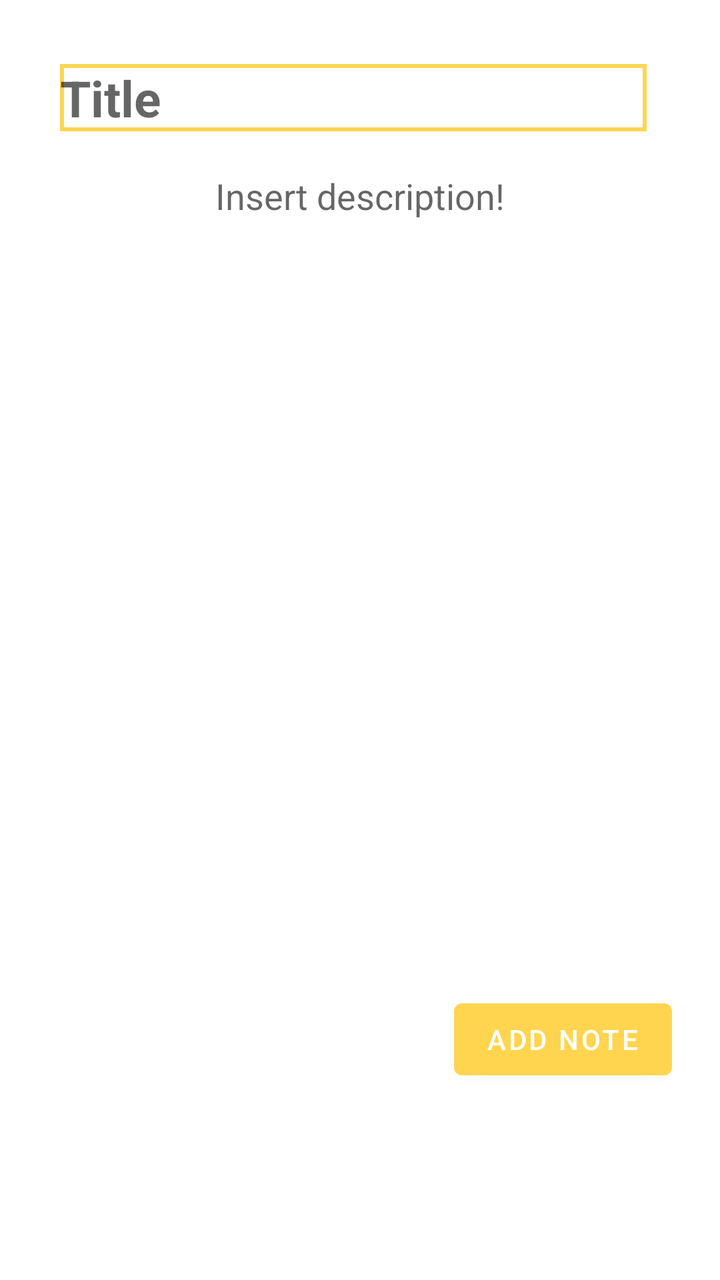
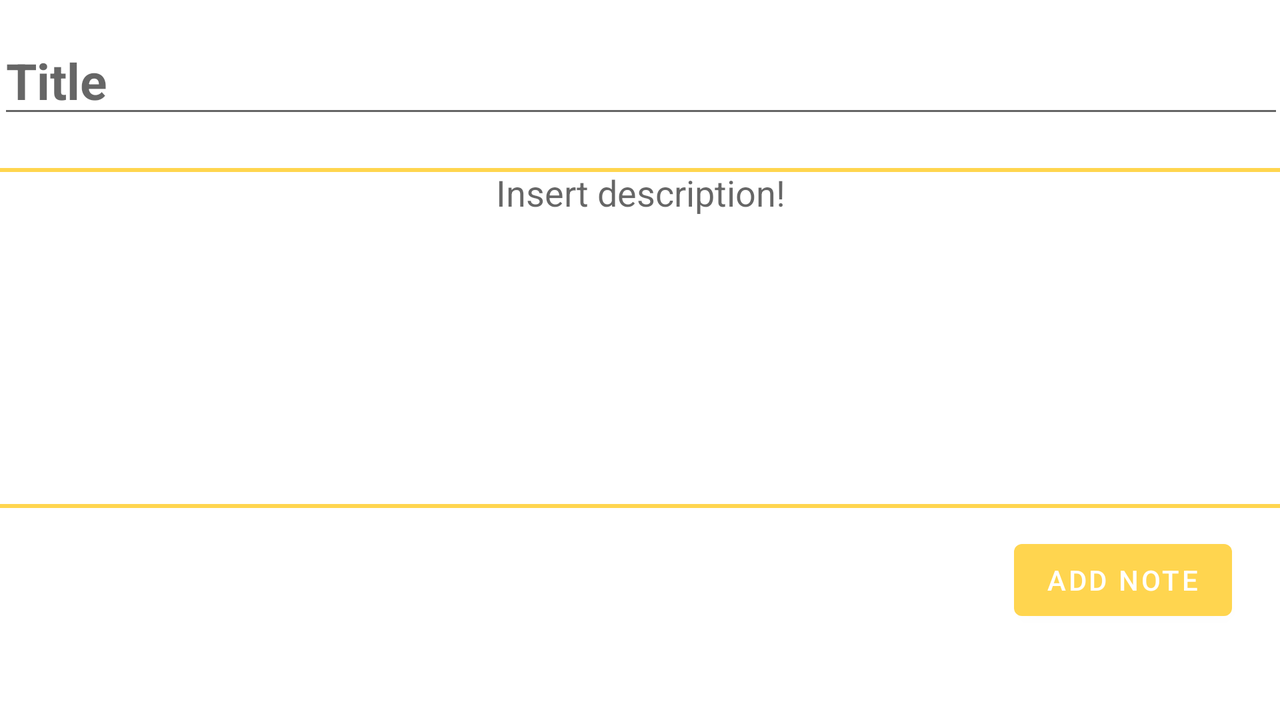

Compare how this app lays out the same screen by default and in its alternative resource folder. The renders come first, then the two layout files and the values they reference.
<!-- AndroidManifest.xml: application theme Theme.SmartCities -->
<!-- res/layout/activity_add_nota.xml -->
<?xml version="1.0" encoding="utf-8"?>
<androidx.constraintlayout.widget.ConstraintLayout xmlns:android="http://schemas.android.com/apk/res/android"
    xmlns:app="http://schemas.android.com/apk/res-auto"
    xmlns:tools="http://schemas.android.com/tools"
    android:layout_width="match_parent"
    android:layout_height="match_parent"
    tools:context=".VerNotas"

    >

    <EditText
        android:id="@+id/tituloText"
        android:layout_width="wrap_content"
        android:layout_height="wrap_content"
        android:layout_marginStart="30dp"
        android:layout_marginLeft="30dp"
        android:layout_marginTop="32dp"
        android:background="@drawable/branco"
        android:ems="10"
        android:hint="@string/titulo"
        android:inputType="textPersonName"
        android:maxLength="50"
        android:textColor="@color/amarelo_torrado"
        android:textSize="25dp"
        android:textStyle="bold"
        app:layout_constraintStart_toStartOf="parent"
        app:layout_constraintTop_toTopOf="parent" />


    <EditText
        android:id="@+id/descricaoText"
        android:layout_width="358dp"
        android:layout_height="398dp"
        android:layout_marginTop="20dp"
        android:background="@drawable/edittext"
        android:ems="10"
        android:gravity="center_horizontal"
        android:hint="@string/aviso_desc"
        android:inputType="textMultiLine"
        android:textAlignment="center"
        app:layout_constraintEnd_toEndOf="parent"
        app:layout_constraintHorizontal_bias="0.5"
        app:layout_constraintStart_toStartOf="parent"
        app:layout_constraintTop_toBottomOf="@+id/tituloText" />

    <Button
        android:id="@+id/button_save"
        android:layout_width="wrap_content"
        android:layout_height="wrap_content"
        android:layout_marginTop="12dp"
        android:layout_marginEnd="24dp"
        android:layout_marginRight="24dp"
        android:onClick="editar"
        android:text="@string/criar_nota"
        app:layout_constraintEnd_toEndOf="parent"
        app:layout_constraintTop_toBottomOf="@+id/descricaoText" />


</androidx.constraintlayout.widget.ConstraintLayout>
<!-- resources referenced by this layout -->
<resources>
  <color name="amarelo_torrado">#ffd54f</color>
  <!-- drawable branco (drawable) -->
  <?xml version="1.0" encoding="utf-8"?>
  <selector xmlns:android="http://schemas.android.com/apk/res/android">
      <item android:state_enabled="true" >
          <shape android:shape="rectangle">
              <solid android:color="@color/white"/>
              <stroke android:color="@color/amarelo_torrado" android:width="2dp"/>
          </shape>
      </item>
  </selector>
  <string name="aviso_desc">Insert description!</string>
  <string name="criar_nota">Add Note</string>
  <string name="titulo">Title</string>
  <style name="Theme.SmartCities" parent="Theme.MaterialComponents.DayNight.DarkActionBar">
          
          <item name="colorPrimary">@color/purple_500</item>
          <item name="colorPrimaryVariant">@color/purple_700</item>
          <item name="colorOnPrimary">@color/white</item>
          
          <item name="colorSecondary">@color/teal_200</item>
          <item name="colorSecondaryVariant">@color/teal_700</item>
          <item name="colorOnSecondary">@color/black</item>
          
          <item name="android:statusBarColor" tools:targetApi="l">?attr/colorPrimaryVariant</item>
          
      </style>
  <color name="white">#FFFFFFFF</color>
  <color name="purple_500">#ffd54f</color>
  <color name="purple_700">#ffe082</color>
  <color name="teal_200">#FF03DAC5</color>
  <color name="teal_700">#FF018786</color>
  <color name="black">#FF000000</color>
</resources>
<!-- res/layout-land/activity_add_nota.xml (the repository's variant of the layout above) -->
<!-- drawn on the phone turned sideways -->
<?xml version="1.0" encoding="utf-8"?>
<androidx.constraintlayout.widget.ConstraintLayout xmlns:android="http://schemas.android.com/apk/res/android"
    xmlns:app="http://schemas.android.com/apk/res-auto"
    xmlns:tools="http://schemas.android.com/tools"
    android:layout_width="match_parent"
    android:layout_height="match_parent"
    tools:context=".VerNotas"

    >

    <EditText
        android:id="@+id/tituloText"
        android:layout_width="643dp"
        android:layout_height="44dp"
        android:layout_marginTop="20dp"
        android:ems="10"
        android:hint="@string/titulo"
        android:inputType="textPersonName"
        android:maxLength="50"
        android:textColor="@color/amarelo_torrado"
        android:textSize="25dp"
        android:textStyle="bold"
        app:layout_constraintEnd_toEndOf="parent"
        app:layout_constraintHorizontal_bias="0.5"
        app:layout_constraintStart_toStartOf="parent"
        app:layout_constraintTop_toTopOf="parent" />


    <EditText
        android:id="@+id/descricaoText"
        android:layout_width="648dp"
        android:layout_height="170dp"
        android:layout_marginTop="20dp"
        android:background="@drawable/branco"
        android:ems="10"
        android:gravity="center_horizontal"
        android:hint="@string/aviso_desc"
        android:inputType="textMultiLine"
        android:textAlignment="center"
        app:layout_constraintEnd_toEndOf="parent"
        app:layout_constraintHorizontal_bias="0.5"
        app:layout_constraintStart_toStartOf="parent"
        app:layout_constraintTop_toBottomOf="@+id/tituloText" />

    <Button
        android:id="@+id/button_save"
        android:layout_width="wrap_content"
        android:layout_height="wrap_content"
        android:layout_marginTop="12dp"
        android:layout_marginEnd="24dp"
        android:layout_marginRight="24dp"
        android:onClick="editar"
        android:text="@string/criar_nota"
        app:layout_constraintEnd_toEndOf="parent"
        app:layout_constraintTop_toBottomOf="@+id/descricaoText" />


</androidx.constraintlayout.widget.ConstraintLayout>
